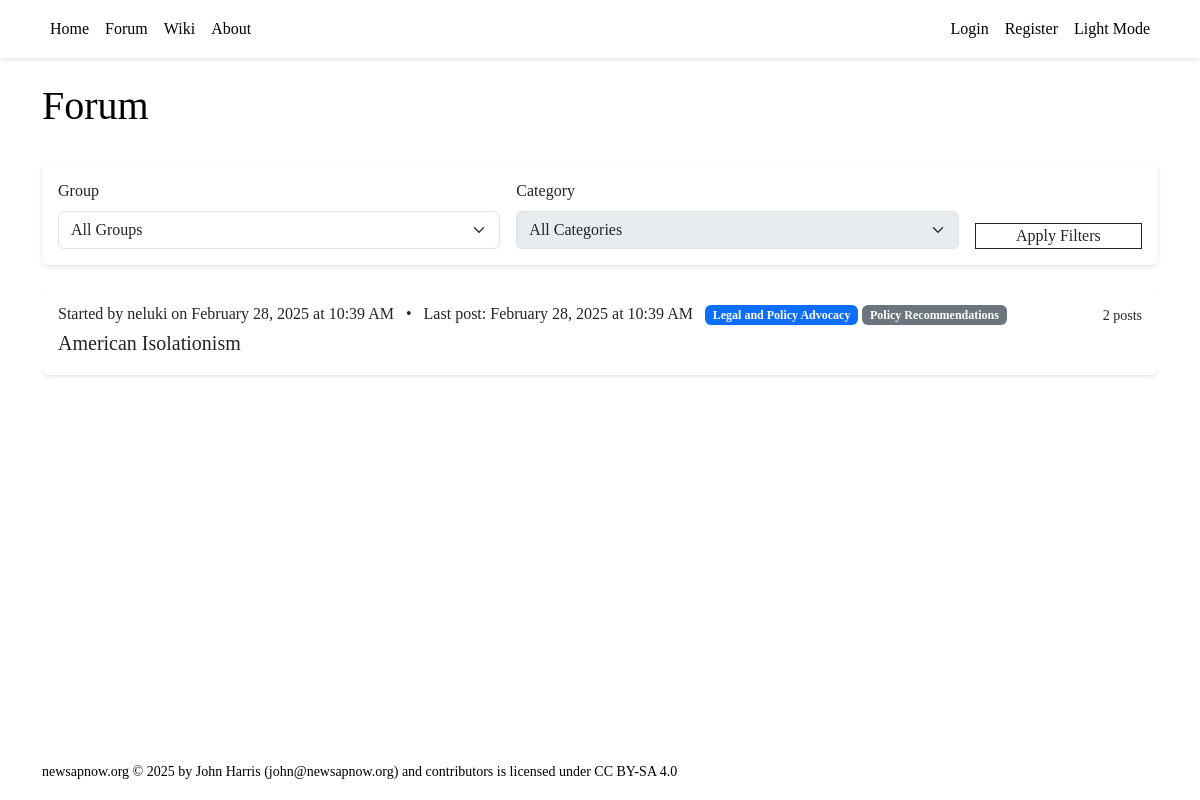
Before: /forum/ with the older database file.
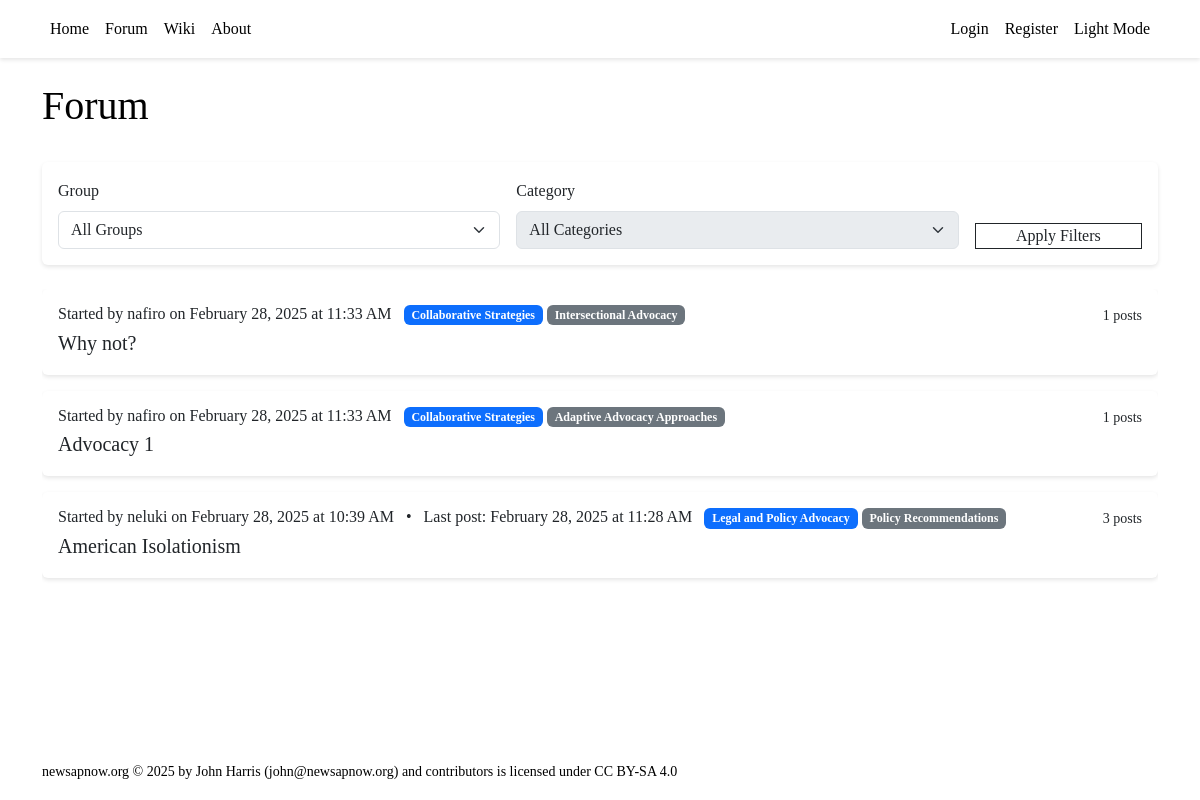
After: the same page with the newer database file.
### tables this page shows
CREATE TABLE threads (
        id INTEGER PRIMARY KEY AUTOINCREMENT,
        title TEXT NOT NULL CHECK(length(title) <= 132),
        created_by INTEGER NOT NULL,
        group_id INTEGER,
        category_id INTEGER,
        is_wiki BOOLEAN DEFAULT 0,
        wiki_page_id INTEGER,
        created_at TIMESTAMP DEFAULT CURRENT_TIMESTAMP,
        updated_at TIMESTAMP DEFAULT CURRENT_TIMESTAMP,
        last_seen_at TIMESTAMP DEFAULT CURRENT_TIMESTAMP,
        FOREIGN KEY (created_by) REFERENCES users(id),
        FOREIGN KEY (group_id) REFERENCES groups(id),
        FOREIGN KEY (category_id) REFERENCES group_categories(id),
        FOREIGN KEY (wiki_page_id) REFERENCES wiki_pages(id)
    );

### backend/forum.py (the view, shortened to what this page needs)
@forum_blueprint.route("/")
def view_threads():
    user_id = session.get('user_id')
    page = request.args.get('page', 1, type=int)
    offset = (page - 1) * Config.THREADS_PER_PAGE
    is_wiki = request.args.get('is_wiki', '0') == '1'
    if 'group_id' in request.args:
        if request.args.get('group_id') == '':
            filter_group = None
            if 'filter_group' in session:
                session.pop('filter_group')
        else:
            filter_group = request.args.get('group_id', type=int)
            session['filter_group'] = filter_group
    else:
        filter_group = session.get('filter_group')
    if 'category_id' in request.args:
        if request.args.get('category_id') == '':
            filter_category = None
            if 'filter_category' in session:
                session.pop('filter_category')
        else:
            filter_category = request.args.get('category_id', type=int)
            session['filter_category'] = filter_category
    else:
        filter_category = session.get('filter_category')
    with get_db() as conn:
        cursor = conn.cursor()
        cursor.execute("""
            SELECT id, grouptext FROM groups ORDER BY grouptext
        """)
        all_groups = cursor.fetchall()
        categories = []
        query_parts = []
        query_params = []
        base_query = """
            SELECT DISTINCT
                t.*, u.username,
                g.grouptext as group_name,
                gc.category as category_name,
                COUNT(p.id) as post_count,
                MAX(p.created_at) as last_post_at
            FROM threads t
            JOIN users u ON t.created_by = u.id
            LEFT JOIN groups g ON t.group_id = g.id
            LEFT JOIN group_categories gc ON t.category_id = gc.id
            LEFT JOIN thread_users tu ON t.id = tu.thread_id
            LEFT JOIN posts p ON t.id = p.thread_id
            WHERE t.is_wiki = ?
        """
        query_params.append(1 if is_wiki else 0)
        if filter_group:
            query_parts.append("t.group_id = ?")
            query_params.append(filter_group)
        if filter_category:
            query_parts.append("t.category_id = ?")
            query_params.append(filter_category)
        if user_id:
            cursor.execute("""
                SELECT group_id
                FROM user_groups
                WHERE user_id = ? AND filter_on = 1
            """, (user_id,))
            filtered_groups = [row['group_id'] for row in cursor.fetchall()]
            if filtered_groups:
                filtered_groups_str = ','.join('?' for _ in filtered_groups)
                query_parts.append(f"(t.group_id IS NULL OR t.group_id IN ({filtered_groups_str}))")
                query_params.extend(filtered_groups)
            query_parts.append("""(
                tu.thread_id IS NULL
                OR tu.user_id = ?
                OR t.created_by = ?
            )""")
            query_params.extend([user_id, user_id])
        else:
            query_parts.append("tu.thread_id IS NULL")
        where_clause = " AND ".join(query_parts) if query_parts else ""
        if where_clause:
            base_query += " AND " + where_clause
        final_query = base_query + """
            GROUP BY t.id
            ORDER BY last_post_at DESC
            LIMIT ? OFFSET ?
        """
        query_params.extend([Config.THREADS_PER_PAGE, offset])
        cursor.execute(final_query, query_params)
        threads = cursor.fetchall()
    return render_template("forum/thread_list.html",
                          threads=threads,
                          page=page,
                          groups=all_groups,
                          categories=categories,
                          selected_group=filter_group,
                          selected_category=filter_category,
                          is_wiki=is_wiki,
                          Config=Config)

### backend/database.py (called while the page is built)
@contextmanager
def get_db() -> Generator[sqlite3.Connection, None, None]:
    conn = sqlite3.connect(Config.SQLITE_DB_PATH)
    conn.row_factory = sqlite3.Row
    try:
        yield conn
    finally:
        conn.commit()
        conn.close()

### backend/server.py (called while the page is built)
@app.template_filter('datetime')
def format_datetime(value):
    if isinstance(value, str):
        try:
            value = datetime.strptime(value, '%Y-%m-%d %H:%M:%S')
        except ValueError:
            return value
    return value.strftime('%B %d, %Y at %I:%M %p')

### frontend/templates/forum/thread_list.html (shortened to what this page needs)
{% extends "base.html" %}
{% block content %}
    <div class="d-flex justify-content-between align-items-center mb-4">
        <h1>{% if is_wiki %}Wiki Pages{% else %}Forum{% endif %}</h1>
    </div>
    <div class="card mb-4">
        <div class="card-body">
            <form method="GET" id="filterForm" class="row g-3">
                <div class="col-md-5">
                    <label for="groupFilter" class="form-label">Group</label>
                    <select id="groupFilter" name="group_id" class="form-select">
                        <option value="">All Groups</option>
                    </select>
                </div>
                <div class="col-md-5">
                    <label for="categoryFilter" class="form-label">Category</label>
                    <select id="categoryFilter" name="category_id" class="form-select" {% if not selected_group %}disabled{% endif %}>
                        <option value="">All Categories</option>
                    </select>
                </div>
                <div class="col-md-2 d-flex align-items-end">
                    <button type="submit" class="btn btn-primary w-100">Apply Filters</button>
                </div>
            </form>
        </div>
    </div>
    <div class="thread-list" tabindex="0">
        {% for thread in threads %}
            <div class="thread-item card mb-3" data-thread-id="{{ thread.id }}">
                <div class="card-body">
                    <div class="d-flex justify-content-between align-items-start">
                        <div>
                            <p class="card-subtitle mb-1">
                                Started by {{ thread.username }} on {{ thread.created_at | datetime }}
                                {% if thread.last_post_at != thread.created_at %}
                                <span class="text-muted mx-2">•</span> Last post: {{ thread.last_post_at | datetime }}
                                {% endif %}
                                {% if thread.group_name and thread.category_name %}
                                <span class="badge bg-primary ms-2">{{ thread.group_name }}</span>
                                <span class="badge bg-secondary">{{ thread.category_name }}</span>
                                {% endif %}
                            </p>
                            <h5 class="card-title mb-1">
                                <a href="{{ url_for('forum.view_thread', thread_id=thread.id) }}" class="text-decoration-none">
                                    {{ thread.title }}
                                </a>
                            </h5>
                        </div>
                        <small class="text-muted">{{ thread.post_count }} posts</small>
                    </div>
                </div>
            </div>
        {% endfor %}
    </div>
{% endblock %}

### frontend/templates/base.html (shortened to what this page needs)
<!DOCTYPE html>
<html lang="en">
<head>
    <link rel="stylesheet" href="{{ url_for('static', filename='bootstrap/css/bootstrap.min.css') }}">
    <link rel="stylesheet" href="{{ url_for('static', filename='styles.css') }}">
</head>
<body>
<nav class="navbar navbar-expand-lg navbar-dark bg-dark">
    <div class="container">
        <div class="collapse navbar-collapse" id="navbarNav">
            <ul class="navbar-nav">
                <li class="nav-item"><a class="nav-link" href="/">Home</a></li>
                <li class="nav-item"><a class="nav-link" href="/forum">Forum</a></li>
                <li class="nav-item"><a class="nav-link" href="/wiki">Wiki</a></li>
                <li class="nav-item"><a class="nav-link" href="/about">About</a></li>
            </ul>
            <ul class="navbar-nav ms-auto">
                {% if session.get('user') %}
                    <li class="nav-item">
                        <a class="nav-link" href="/auth/logout">Logout ({{ session['user'] }})</a>
                    </li>
                {% else %}
                    <li class="nav-item"><a class="nav-link" href="/auth/login">Login</a></li>
                    <li class="nav-item"><a class="nav-link" href="/auth/register">Register</a></li>
                {% endif %}
                <li class="nav-item">
                    <a class="nav-link" href="#" id="theme-toggle" aria-label="Toggle dark/light mode">
                        <span id="theme-text">Light Mode</span>
                    </a>
                </li>
            </ul>
        </div>
    </div>
</nav>
    <main class="container mt-4">
        {% block content %}{% endblock %}
    </main>
    <footer class="site-footer">
        <div class="container py-3">
            <small>
                newsapnow.org © 2025 by John Harris (<a href="mailto:john@newsapnow.org">john@newsapnow.org</a>) and contributors is licensed under <a href="https://creativecommons.org/licenses/by-sa/4.0/">CC BY-SA 4.0</a>
            </small>
        </div>
    </footer>
</body>
</html>

### frontend/static/styles.css (style rules this page uses)
body { font-family: var(--font-family-sans); line-height: 1.6; color: var(--standard-text); background-color: var(--page-bg); }
.navbar { box-shadow: 0 2px 4px rgba(0,0,0,0.1); background-color: var(--card-bg) !important; }
.navbar-dark .navbar-nav .nav-link { color: var(--standard-text); }
.card { border: none; background-color: var(--card-bg); box-shadow: 0 2px 4px rgba(0,0,0,0.1); }
.card-title { color: var(--prominent-text); }
.card-body { background-color: var(--card-bg); color: var(--standard-text); }
.thread-list { max-height: 80vh; overflow-y: auto; }
.thread-item { transition: all 0.2s ease; background-color: var(--card-bg); border-left: 3px solid var(--element-bg); }
html { height: 100%; position: relative; }
body { min-height: 100%; display: flex; flex-direction: column; }
main { flex: 1 0 auto; }
.site-footer { background-color: var(--page-bg); color: var(--subtle-text); width: 100%; margin-top: auto; }
.site-footer a { color: var(--highlight-text); }
.btn { padding: var(--spacing-sm) var(--spacing-md); border-radius: var(--border-radius); transition: all 0.2s ease; }
.btn-primary { background-color: var(--highlight-bg); border-color: var(--highlight-bg); color: var(--highlight-text); }
a { color: var(--highlight-text); text-decoration: none; }
.text-muted { color: var(--subtle-text) !important; }

Changed rows visible on the page:
added threads: username "nafiro", created_at "February 28, 2025 at 11:33 AM", group_name "Collaborative Strategies", category_name "Intersectional Advocacy", title "Why not?", post_count "1"
added threads: username "nafiro", created_at "February 28, 2025 at 11:33 AM", group_name "Collaborative Strategies", category_name "Adaptive Advocacy Approaches", title "Advocacy 1", post_count "1"
changed threads "American Isolationism": last_post_at "February 28, 2025 at 10:39 AM" → "February 28, 2025 at 11:28 AM"; post_count "2" → "3"
